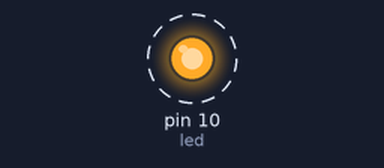
A sketch run on a simulated Arduino Uno, built with avr-gcc and run on an emulated ATmega328P. On the bench: output pins drawn as LEDs (lit = HIGH). Dashed ring = blinking. What the sketch prints to the serial monitor is not drawn.

Above: at 0.2 s.
Timing chart, 0 to 3.0 s (numbered marks = the images above):
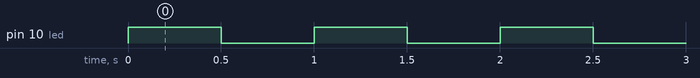

Measured:
- by itself, pin 10 (led): alternates HIGH for 0.50 s and LOW for 0.50 s

The sketch:

blinkLED_4_Kevin_Cobbs.ino
```cpp
//_______________________________________
//Arduino Sketch for blinking an LED
//_______________________________________
//defining variables
const int led=10; // constant referring to pin 10
// set up block
void setup()
{
Serial.begin(9600); // setup of serial communication
pinMode(led, OUTPUT);
}
//recuring block

void loop()
{
digitalWrite(led, HIGH);
Serial.println("HIGH");
delay(500); //delay 500 milliseconds
digitalWrite(led,LOW);
Serial.println("LOW");
delay(500); //delay 500 milliseconds
}
```
